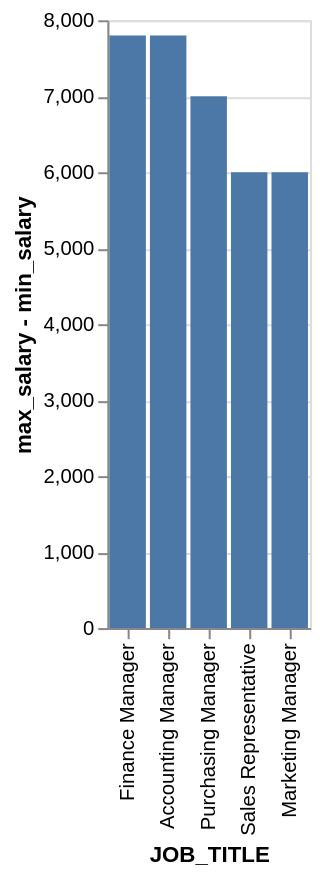

The Vega-Lite source for this figure:
### Vega-Lite specification from a JSON file in a GitHub repository (floating-point values rounded to 4 significant figures)
{"data": {"values": [{"x_data": "Finance Manager", "y_data": 7800}, {"x_data": "Accounting Manager", "y_data": 7800}, {"x_data": "Purchasing Manager", "y_data": 7000}, {"x_data": "Sales Representative", "y_data": 6000}, {"x_data": "Marketing Manager", "y_data": 6000}]}, "mark": "bar", "encoding": {"x": {"field": "x_data", "type": "nominal", "title": "JOB_TITLE", "sort": {"op": "sum", "field": "y_data", "order": "descending"}}, "y": {"field": "y_data", "type": "quantitative", "title": "max_salary - min_salary"}}}
